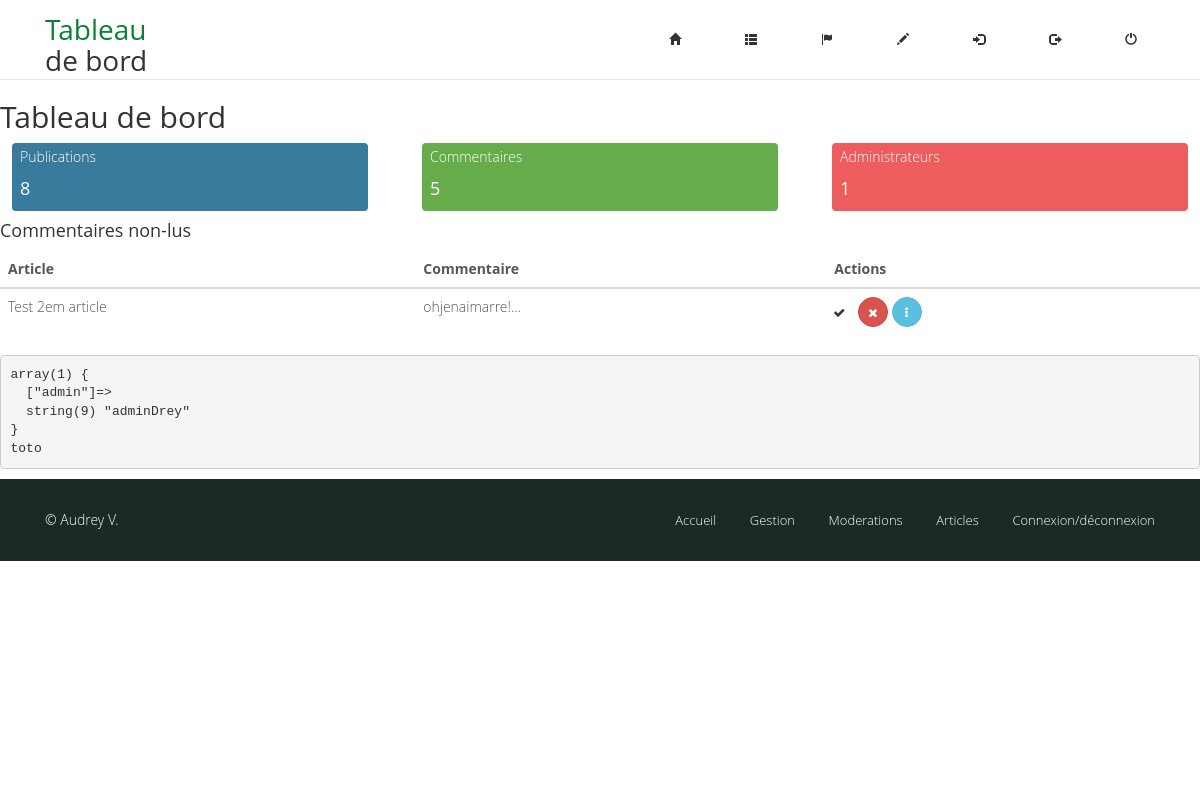
The page /admin/index.php?page=dashboard (signed in) on the database as committed earlier.
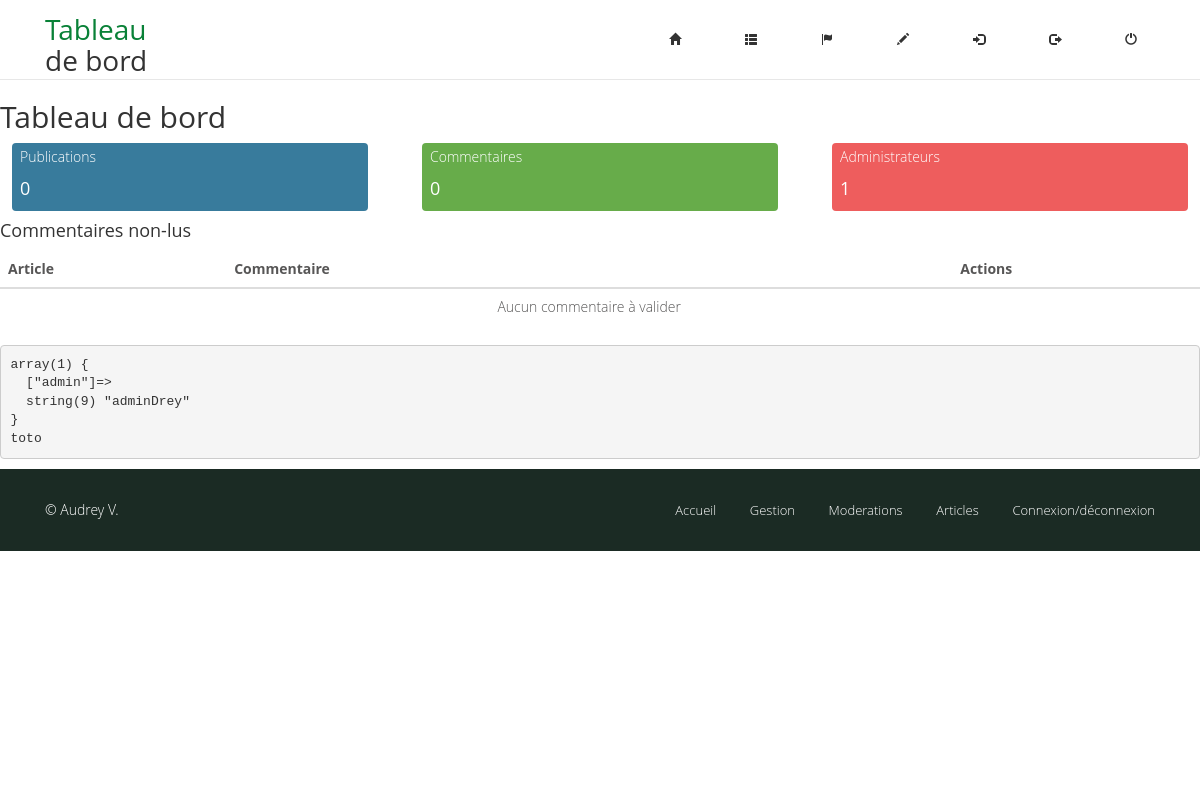
The same page on the database as committed later.
### tables this page shows
CREATE TABLE `commentaire` (
  `idcom` int(11) NOT NULL,
  `login` varchar(255) NOT NULL,
  `email` varchar(255) NOT NULL,
  `contenu` text,
  `date` datetime DEFAULT NULL,
  `modere` tinyint(1) DEFAULT '0',
  `idarticle` int(11) DEFAULT NULL
);

CREATE TABLE IF NOT EXISTS `articles` (
  `idarticle` int(11) NOT NULL,
  `titre` varchar(100) DEFAULT NULL,
  `contenu` text,
  `image` varchar(100) NOT NULL DEFAULT 'imgpardefaut.jpg',
  `dateparution` datetime NOT NULL DEFAULT CURRENT_TIMESTAMP,
  `date_modification` datetime DEFAULT CURRENT_TIMESTAMP ON UPDATE CURRENT_TIMESTAMP,
  `idusers` int(11) DEFAULT NULL,
  `publier` tinyint(4) NOT NULL
);

### admin/index.php (called while the page is built, shortened)
<?php
$pages = scandir('pages/');
if (isset($_GET['page']) && !empty($_GET['page'])) {
  if (in_array($_GET['page'] . '.php', $pages)) {
    $page = $_GET['page'];
  } else {
    $page = "error";
  }
} else {
  $page = "dashboard";
}
include 'pages/' . $page . '.php';
?>

### admin/functions/dashboard-func.php (called while the page is built)
<?php
function inTable($table)
{
    global $db;
    $query = $db->query("SELECT COUNT(*) FROM $table");
    return $nombre = $query->fetch();
}
function getColor($table, $colors)
{
    if (isset($colors[$table])) {
        return $colors[$table];
    } else {
        return "dark";
    }
}
function get_Comments()
{
    global $db;
    $req = $db->query("SELECT commentaire.idcom,
            commentaire.login,
            commentaire.email,
            commentaire.date,
            commentaire.idarticle,
            commentaire.contenu,
            articles.titre
    FROM commentaire
    JOIN articles
    ON commentaire.idarticle = articles.idarticle
    WHERE commentaire.modere='0'
    ORDER BY commentaire.date ASC
    ");
    $results = [];
    while ($rows = $req->fetchObject()) {
        $results[] = $rows;
    }
    return $results;
}

### admin/pages/dashboard.php (the view, shortened to what this page needs)
<?php
include 'pages/header.php';
?>
<h2>Tableau de bord</h2>
<div class="row">
    <?php
    $tables = [
        "Publications"  => "articles",
        "Commentaires"  => "commentaire",
        "Administrateurs" => "users"
    ];
    $colors = [
        "articles" => "info",
        "commentaire" => "success",
        "users" => "danger"
    ];
    ?>
    <?php
    foreach ($tables as $table_name => $table) {
        ?>
        <div class="col-lg-4 col-md-6 col-sm-12">
            <div class="card bg-<?= getColor($table, $colors) ?>" style="border-radius: 4px; padding: 3px 0.8rem; margin: 0 1.2rem;">
                <div class="card-body text-white">
                    <span class="card-title"><?= $table_name ?></span>
                    <?php
                        $nbrInTable = inTable($table);
                        ?>
                    <h4 style="color: white;"><?= $nbrInTable[0] ?></h4>
                </div>
            </div>
        </div>
    <?php
    }
    ?>
</div>
<h4>Commentaires non-lus</h4>
<?php
$comments = get_Comments();
?>
<table class="table " style="color:#575656">
    <thead>
        <tr>
            <th scope="col">Article</th>
            <th scope="col">Commentaire</th>
            <th scope="col">Actions</th>
        </tr>
    </thead>
    <tbody>
        <?php
        if (!empty($comments)) {
            foreach ($comments as $comment) {
                ?>
                <tr scope="row" id="commentaire_<?= $comment->idcom ?>">
                    <td><?= $comment->titre ?></td>
                    <td><?= substr($comment->contenu, 0, 50); ?>...</td>
                    <td>
                        <a href="#" id="<?= $comment->idcom ?>" class=" btn btn-default btn-circle see_comment"><i class="fa fa-check"></i></a>
                        <a href="#" id="<?= $comment->idcom ?>" class=" btn btn-danger btn-circle delete_comment"><i class="fa fa-times"></i></a>
                        <a href="#comment_<?= $comment->idcom ?>" class=" btn btn-info btn-circle modal_trigger" data-toggle="modal" data-target="#comment_<?= $comment->idcom ?>"><i class="fa fa-ellipsis-v"></i></a>
                    </td>
            <?php
                }
            }else{
                ?>
                 <tr>
                     <td></td>
                     <td style="text-align:center">Aucun commentaire à valider</td>
                 </tr>
                <?php
            }
            ?>
                </tr>
    </tbody>
</table>
<pre>
<?php
var_dump($_SESSION);
?>
toto
</pre>
<?php
include 'pages/footer.php';
?>

### admin/pages/header.php (shortened to what this page needs)
<!DOCTYPE html>
<html lang="fr">
<head>
  <link href="../css/bootstrap.min.css" rel="stylesheet">
  <link rel="stylesheet" href="../css/font-awesome.min.css">
  <link rel="stylesheet" href="../css/jquery.bxslider.css">
  <link rel="stylesheet" type="text/css" href="../css/isotope.css" media="screen" />
  <link rel="stylesheet" href="../css/animate.css">
  <link href="../css/stylesheet.css" rel="stylesheet">
</head>
<body>
  <header>
    <nav class="navbar navbar-default navbar-static-top" role="navigation">
      <div class="navigation">
        <div class="container">
          <div class="navbar-header">
            <div class="navbar-brand">
              <a href="index.php?page=dashboard">
                <h1><span>Tableau</span> de bord </h1>
              </a>
            </div>
          </div>
          <div class="navbar-collapse collapse">
            <div class="menu">
              <ul class="nav nav-tabs" role="tablist">
                <li role="presentation"><a href="index.php?page=dashboard" class="<?php if ($page == 'Dashboard') {echo 'active';} ?>"><i class="glyphicon glyphicon-home"></i></a></li>
                <li role="presentation"><a href="index.php?page=listing" class="<?php if ($page == 'listing') {echo 'active';} ?>"><i class="glyphicon glyphicon-th-list"></i></a>
                <li role="presentation"><a href="index.php?page=modo" class="<?php if ($page == 'Modo') {echo 'active';} ?>"><i class="glyphicon glyphicon-flag"></i></a></li>
                <li role="presentation"><a href="index.php?page=rediger" class="<?php if ($page == 'rediger') {echo 'active';} ?>"><i class="glyphicon glyphicon-pencil"></i></a></li>
                <li role="presentation"><a href="index.php?page=login" class="<?php if ($page == 'login') {echo 'active';} ?>"><i class="glyphicon glyphicon-log-in"></i></a>
                <li role="presentation"><a href="index.php?page=logout" class="<?php if ($page == 'logout') { echo 'active';} ?>"><i class="glyphicon glyphicon-log-out"></i></a></li>
                <li role="presentation"><a href="../index.php?page=home"><i class=" glyphicon glyphicon-off "></i></a></li>
              </ul>
            </div>
          </div>
        </div>
      </div>
    </nav>
  </header>

### admin/pages/footer.php (shortened to what this page needs)
<footer>
  <div class="sub-footer">
    <div class="container">
      <div class="row">
        <div class="col-md-6">
          &copy; Audrey V.
        </div>
        <div class="col-md-6">
          <ul class="pull-right">
            <li><a href="#">Accueil</a></li>
            <li><a href="#">Gestion</a></li>
            <li><a href="#">Moderations</a></li>
            <li><a href="#">Articles</a></li>
            <li><a href="#">Connexion/déconnexion</a></li>
          </ul>
        </div>
        <div class="pull-right">
          <a href="#home" class="scrollup"><i class="fa fa-angle-up fa-3x"></i></a>
        </div>
      </div>
    </div>
</footer>
</body>
</html>

### css/stylesheet.css (style rules this page uses)
body { font-family:'Open Sans', Arial, sans-serif; font-size:14px; font-weight:300; line-height:1.6em; color:#fff; background-color:#fff; overflow-x:hidden; }
h1,h2,h3,h4,h5,h6 { color:#333; line-height:1.1em; }
a { text-decoration:none; transition: all 0.1s ease-in-out; -moz-transition: all 0.1s ease-in-out; -webkit-transition: all 0.1s ease-in-out; -o-transition: all 0.1s ease-in-out; outline: none; color:#333; }
.navigation { background-color:#fff; padding:0; }
.navbar-brand h1 { margin-top:-1px; float: left; font-size: 28px; color:#333; width: 58%; }
.navbar-brand h1 span { color: rgb(9, 129, 55); }
.menu { font-size:12px; float:right; text-transform:uppercase; font-weight:600; }
.menu ul.nav-tabs li { color:#000; }
.nav-tabs { border-bottom: 0; }
.nav-tabs > li { float: left; margin-bottom: 0; }
.nav-tabs > li > a { border-radius:0; color:#333; padding:30px; }
body, html { height: 100%; }
.sub-footer a { color: #fff; font-size:13px; }
.sub-footer { background:#1b2b24; padding:30px; }
.sub-footer ul { list-style: none; padding: 0; margin: 0; width: auto; }
.sub-footer ul > li { display: inline-block; color:#fff; font-size:13px; margin-right:30px; }
a.scrollup { color:#fff; height:40px; width:40px; font-size:12px; line-height:30px; text-align:center; text-decoration:none; position:fixed; bottom:20px; right:40px; opacity:0,5; border-radius:50%; z-index:999; }
.btn-default { color: #333; background-color: #fff; border-color: #fff; text-transform:uppercase; font-size:18px; border-radius:30px; margin-left:-10px; }
.btn-circle { width: 30px!important; height: 30px!important; padding: 6px 0px!important; border-radius: 15px!important; text-align: center!important; font-size: 12px!important; line-height: 1.42857!important; }

Rows that differ between the two databases and show on the page:
removed commentaire: idarticle.titre "Test 2em article", contenu "ohjenaimarre!"
Other text that changed with them:
new list line: "Publications 0"
new list line: "Commentaires 0"
text now shown: "Aucun commentaire à valider"
list line gone: "Publications 8"
list line gone: "Commentaires 5"
